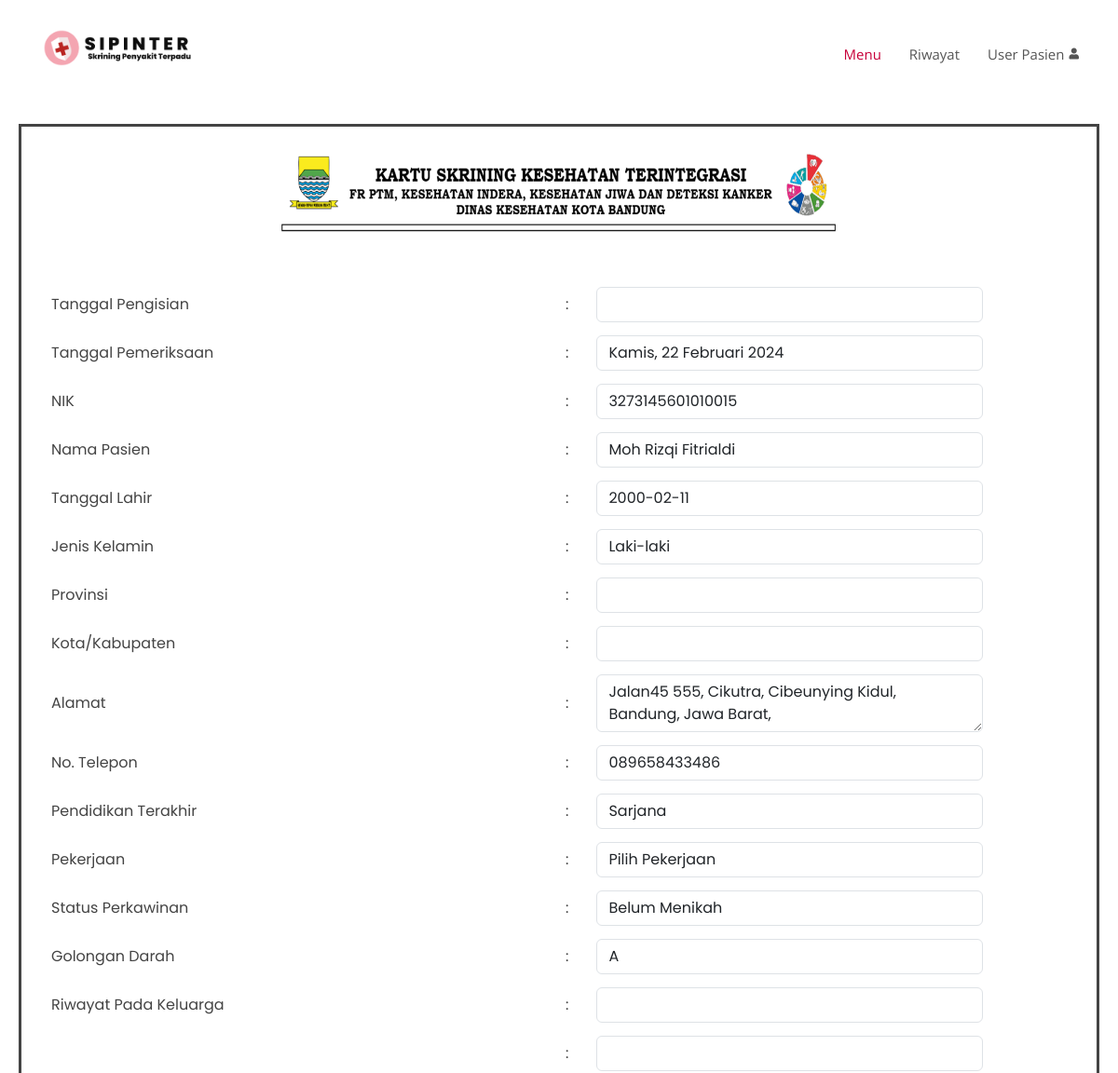
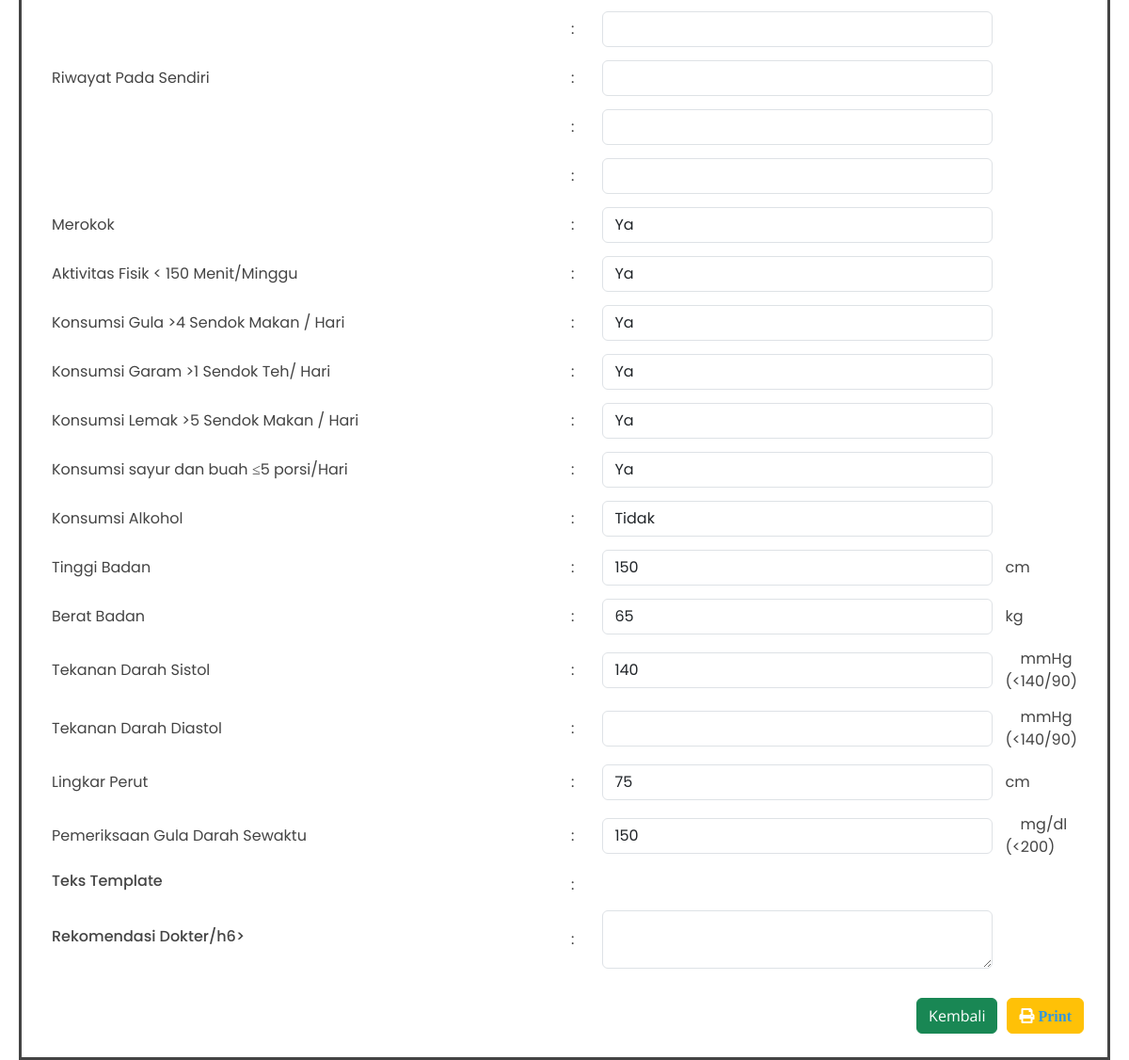
Page /hasilPTM.php?id_ptm=1 on the committed database (2 pictures, top to bottom).
### tables this page shows
CREATE TABLE `ptm_hasil` (
  `id_ptm` int(11) NOT NULL,
  `tanggal_pengisian` varchar(50) NOT NULL,
  `tanggal_pemeriksaan` varchar(50) NOT NULL,
  `nik` varchar(16) NOT NULL,
  `nama_lengkap` varchar(20) NOT NULL,
  `ttl` date NOT NULL,
  `jenis_kelamin` varchar(20) NOT NULL,
  `alamat` varchar(100) NOT NULL,
  `provinsi` varchar(20) NOT NULL,
  `kota` varchar(20) NOT NULL,
  `tlp` varchar(15) NOT NULL,
  `pendidikan` varchar(20) NOT NULL,
  `pekerjaan` varchar(30) NOT NULL,
  `status` varchar(20) NOT NULL,
  `goldar` varchar(3) NOT NULL,
  `riwayatkeluarga1` varchar(20) NOT NULL,
  `riwayatkeluarga2` varchar(20) NOT NULL,
  `riwayatkeluarga3` varchar(20) NOT NULL,
  `riwayatsendiri1` varchar(20) NOT NULL,
  `riwayatsendiri2` varchar(20) NOT NULL,
  `riwayatsendiri3` varchar(20) NOT NULL,
  `merokok` varchar(10) NOT NULL,
  `fisik` varchar(10) NOT NULL,
  `gula` varchar(10) NOT NULL,
  `garam` varchar(10) NOT NULL,
  `lemak` varchar(10) NOT NULL,
  `sayur` varchar(10) NOT NULL,
  `alkohol` varchar(10) NOT NULL,
  `berat` varchar(5) NOT NULL,
  `tinggi` varchar(5) NOT NULL,
  `lingkar` varchar(10) NOT NULL,
  `sistol` varchar(10) NOT NULL,
  `diastol` varchar(10) NOT NULL,
  `periksa_gula` varchar(10) NOT NULL,
  `feedback` varchar(500) NOT NULL
);

### hasilPTM.php (the view, shortened to what the rows shown need)
<?php
include 'function.php';
    $id_ptm = $_GET["id_ptm"];
    $queryPTM = mysqli_query($koneksi, "SELECT * FROM ptm_hasil where id_ptm = '$id_ptm'");
    $tampil = mysqli_fetch_assoc($queryPTM);
?>
<!DOCTYPE html>
<html lang="en">
<head>
  <link href="vendor/fontawesome-free/css/all.min.css" rel="stylesheet" type="text/css">
  <link href="assets/vendor/aos/aos.css" rel="stylesheet">
  <link href="assets/vendor/bootstrap/css/bootstrap.min.css" rel="stylesheet">
  <link href="assets/vendor/bootstrap-icons/bootstrap-icons.css" rel="stylesheet">
  <link href="assets/vendor/boxicons/css/boxicons.min.css" rel="stylesheet">
  <link href="assets/vendor/glightbox/css/glightbox.min.css" rel="stylesheet">
  <link href="assets/vendor/remixicon/remixicon.css" rel="stylesheet">
  <link href="assets/vendor/swiper/swiper-bundle.min.css" rel="stylesheet">
  <link href="assets/css/style.css" rel="stylesheet">
  <link rel="stylesheet" href="custom.css" />
</head>
<body>
<main id="main">
<section class="test mt-5">
<div class="">
        <div class="solid">
            <div class="form-row">
                <div class="panel-body">
                <div class="box-body table-responsive">
                    <form action="" id="tambah" method="POST" class="tambah_pasien">
                        <table cellpadding="7" cellspacing="7">
                            <tr>
                                <td width="600"><input type="text" class="form-control form-control-user " id="tanggal_pemeriksaan" name="tanggal_pemeriksaan"   value="<?php echo $tampil['tanggal_pemeriksaan']?>" readonly></td>
                            </tr>
                            <tr>
                                <td><input type="text" class="form-control form-control-user "  id="nik" name="nik"  value="<?php echo $tampil['nik']?>" readonly></td>
                            </tr>
                            <tr>
                                <td><input type="text" class="form-control form-control-user" id="nama_lengkap" name="nama_lengkap"  value="<?php echo $tampil['nama_lengkap']?>" readonly></td>
                            </tr>
                            <tr>
                                <td><input type="text" class="form-control form-control-user" id="ttl" name="ttl"  value="<?php echo $tampil['ttl']?>" readonly></td>
                            </tr>
                            <tr>
                                <td><input type="text" class="form-control form-control-user" id="jenis_kelamin" name="jenis_kelamin"  value="<?php echo $tampil['jenis_kelamin']?>" readonly></td>
                            </tr>
                            <tr>
                                <td><textarea type="text" class="form-control form-control-user" id="alamat" name="alamat"  value="<?php echo $tampil['alamat']?>" readonly><?php echo $tampil['alamat']?></textarea></td>
                            </tr>
                            <tr>
                                <td><input type="text" class="form-control form-control-user" id="tlp" name="tlp"  value="<?php echo $tampil['tlp']?>" readonly></td>
                            </tr>
                            <tr>
                                <td><input type="text" class="form-control form-control-user" id="pendidikan" name="pendidikan"  value="<?php echo $tampil['pendidikan']?>" readonly></td>
                            </tr>
                            <tr>
                                <td><input type="text" class="form-control form-control-user" id="pekerjaan" name="pekerjaan"  value="<?php echo $tampil['pekerjaan']?>" readonly></td>
                            </tr>
                            <tr>
                                <td><input type="text" class="form-control form-control-user" id="status" name="status"  value="<?php echo $tampil['status']?>" readonly></td>
                            </tr>
                            <tr>
                                <td><input type="text" class="form-control form-control-user" id="goldar" name="goldar"  value="<?php echo $tampil['goldar']?>" readonly></td>
                            </tr>
                            <tr>
                                <td>
                                <input type="text" class="form-control form-control-user" id="merokok" name="merokok"  value="<?= $tampil['merokok']?>" readonly>
                                </td>
                            </tr>
                            <tr>
                                <td>
                                <input type="text" class="form-control form-control-user" id="fisik" name="fisik"  value="<?= $tampil['fisik']?>" readonly>
                                </td>
                            </tr>
                            <tr>
                                <td>
                                <input type="text" class="form-control form-control-user" id="gula" name="gula"  value="<?php echo $tampil['gula']?>" readonly>
                                </td>
                            </tr>
                            <tr>
                                <td>
                                <input type="text" class="form-control form-control-user" id="garam" name="garam"  value="<?php echo $tampil['garam']?>" readonly>
                                </td>
                            </tr>
                            <tr>
                                <td>
                                <input type="text" class="form-control form-control-user" id="lemak" name="lemak"  value="<?php echo $tampil['lemak']?>" readonly>
                                </td>
                            </tr>
                            <tr>
                                <td>
                                <input type="text" class="form-control form-control-user" id="sayur" name="sayur"  value="<?php echo $tampil['sayur']?>" readonly>
                                </td>
                            </tr>
                            <tr>
                                <td>
                                <input type="text" class="form-control form-control-user" id="alkohol" name="alkohol"  value="<?php echo $tampil['alkohol']?>" readonly>
                                </td>
                            </tr>
                            <tr>
                                <td><input type="text" class="form-control form-control-user" id="tinggi" name="tinggi" value="<?php echo $tampil['tinggi']?>" readonly></td>
                            </tr>
                            <tr>
                                <td><input type="text" class="form-control form-control-user" id="berat" name="berat" value="<?php echo $tampil['berat']?>" readonly></td>
                            </tr>
                            <tr>
                                <td>
                                <input type="text" class="form-control form-control-user" id="sistol" name="sistol"  value="<?php echo $tampil['sistol']?>" readonly>
                                </td>
                            </tr>
                            <tr>
                                <td>
                                <input type="text" class="form-control form-control-user" id="lingkar" name="lingkar"  value="<?php echo $tampil['lingkar']?>" readonly>
                                </td>
                            </tr>
                            <tr>
                                <td><input type="text" class="form-control form-control-user" id="periksa_gula" name="periksa_gula" value="<?php echo $tampil['periksa_gula']?>" readonly></td>
                            </tr>
                        </table>
                                        <br>
                    </form>
                </div>
</section>
</main>
</body>
</html>

### rows in the picture
ptm_hasil: tanggal_pemeriksaan "Kamis, 22 Februari 2024", nik "3273145601010015", nama_lengkap "Moh Rizqi Fitrialdi", ttl "2000-02-11", jenis_kelamin "Laki-laki", alamat "Jalan45 555, Cikutra, Cibeunying Kidul, Bandung, Jawa Barat,", tlp "089658433486", pendidikan "Sarjana", pekerjaan "Pilih Pekerjaan", status "Belum Menikah", goldar "A", merokok "Ya", fisik "Ya", gula "Ya", garam "Ya", lemak "Ya", sayur "Ya", alkohol "Tidak", tinggi "150", berat "65", sistol "140", lingkar "75", periksa_gula "150"
